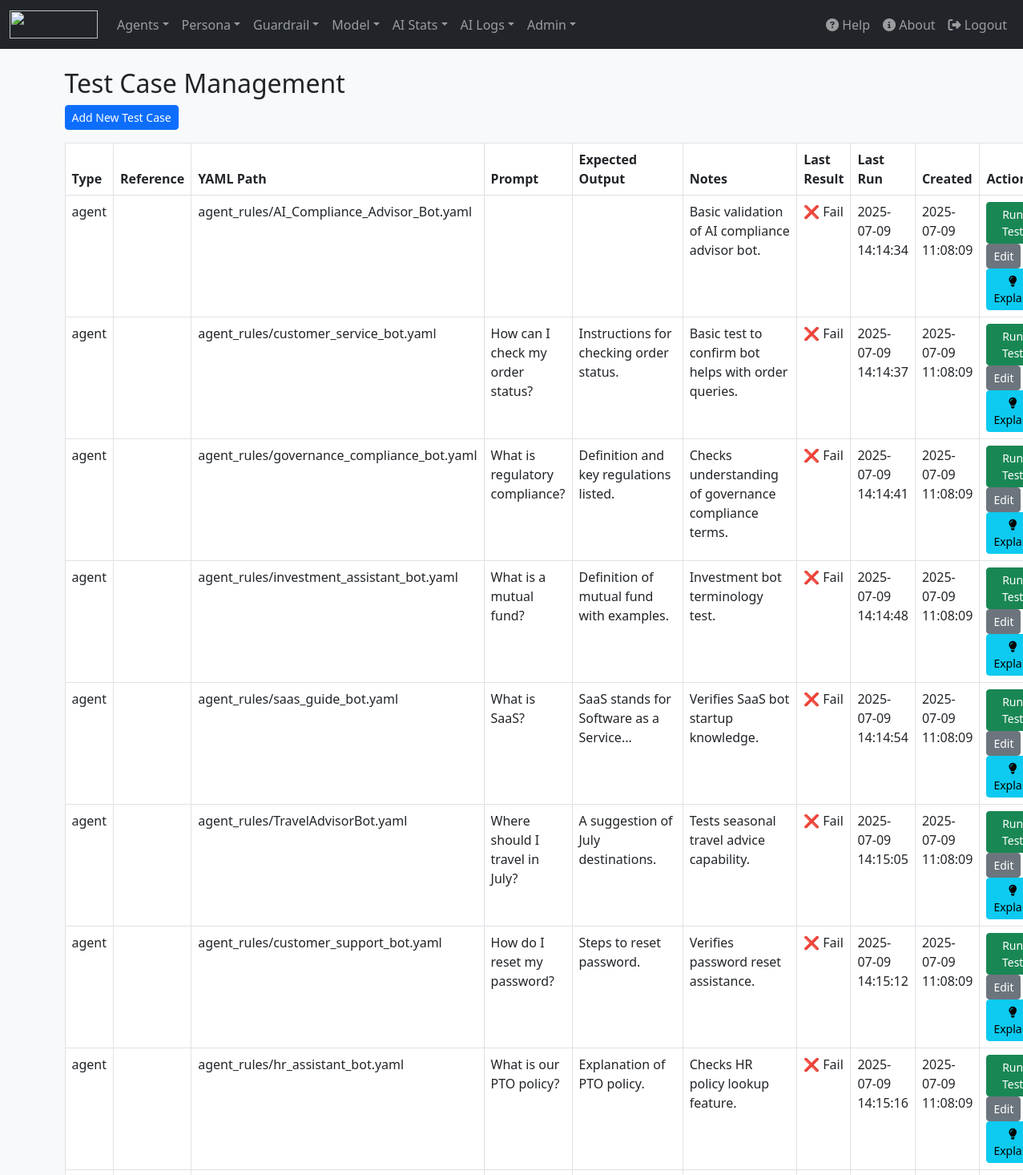
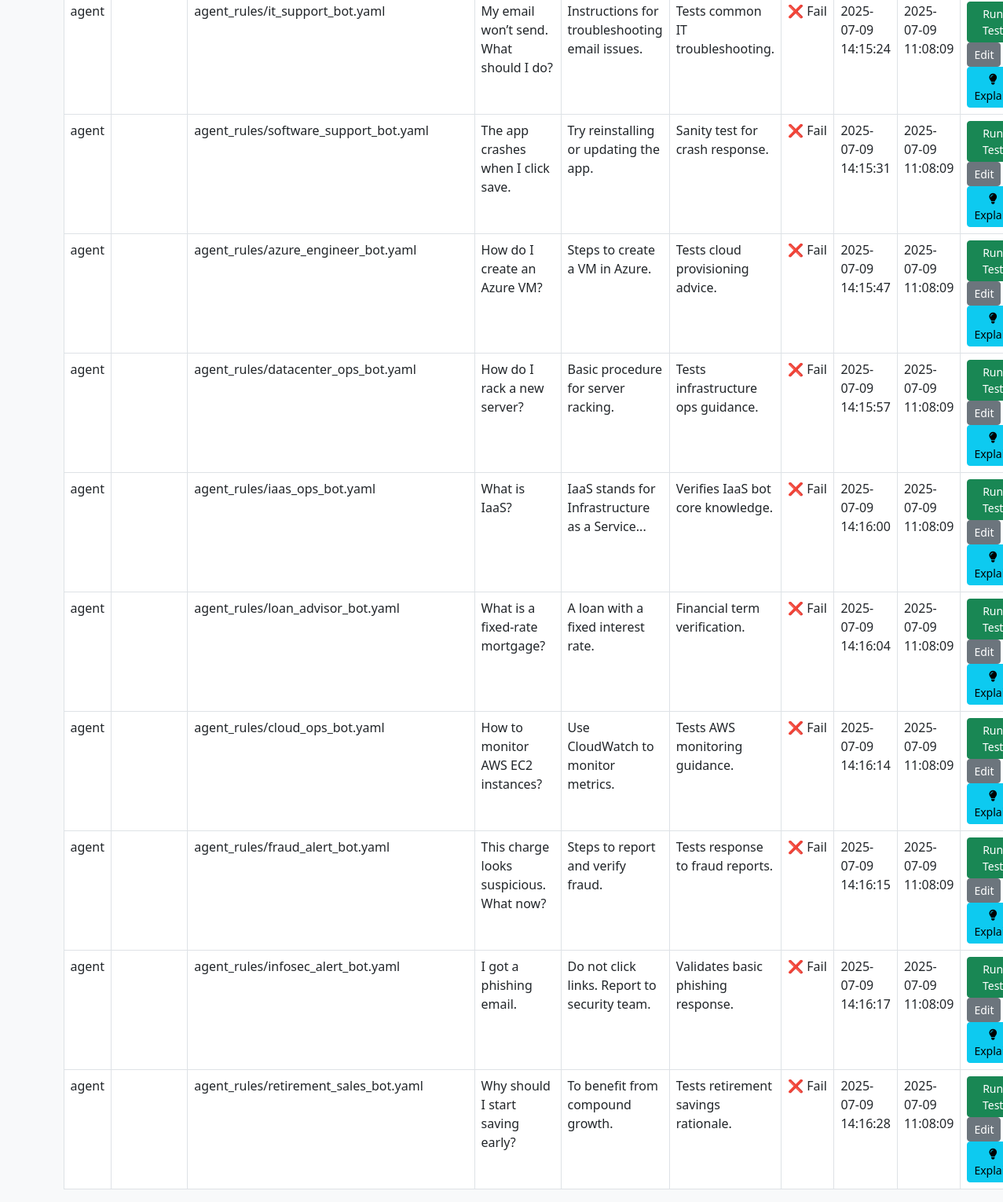
Screenshot of /test_case_admin.php (signed in) with the database file from the repository (2 pictures, top to bottom).
### tables this page shows
CREATE TABLE IF NOT EXISTS `test_cases` (
  `id` int(11) NOT NULL AUTO_INCREMENT,
  `type` enum('persona','guardrail','agent','model') NOT NULL,
  `reference_id` int(11) NOT NULL,
  `version` varchar(20) DEFAULT NULL,
  `test_name` varchar(255) NOT NULL,
  `input` text NOT NULL,
  `expected_output` text NOT NULL,
  `notes` text DEFAULT NULL,
  `last_run` datetime DEFAULT NULL,
  `last_result` enum('pass','fail','error') DEFAULT NULL,
  `last_log` text DEFAULT NULL,
  `created_by` varchar(255) DEFAULT NULL,
  `created_at` datetime DEFAULT current_timestamp(),
  `updated_at` datetime DEFAULT current_timestamp() ON UPDATE current_timestamp(),
  `result` text DEFAULT NULL,
  `yaml_file` varchar(255) DEFAULT NULL,
  `yaml_dir` varchar(255) DEFAULT NULL,
  PRIMARY KEY (`id`),
  KEY `idx_type_ref` (`type`,`reference_id`)
);

### public/test_case_admin.php (the view, shortened to what this page needs)
<?php
require __DIR__ . '/../app/controllers/db.php';
$filter = '';
$stmt = $pdo->query("
    SELECT t.*,
      CASE
        WHEN t.type = 'persona' THEN (SELECT name FROM personas WHERE id = t.reference_id)
        WHEN t.type = 'guardrail' THEN (SELECT name FROM guardrails WHERE id = t.reference_id)
        WHEN t.type = 'agent' THEN (SELECT name FROM agents WHERE id = t.reference_id)
        WHEN t.type = 'model' THEN (SELECT name FROM models WHERE id = t.reference_id)
        ELSE NULL
      END as reference_name
    FROM test_cases t
    $filter
    ORDER BY t.created_at DESC
");
$cases = $stmt->fetchAll(PDO::FETCH_ASSOC);
?>
<?php include 'includes/layout.php'; ?>
<div class="container mt-4">
  <h2>Test Case Management</h2>
  <a href="add_test_case.php" class="btn btn-sm btn-primary mb-3">Add New Test Case</a>
  <table class="table table-bordered">
<thead>
  <tr>
    <th>Type</th>
    <th>Reference</th>
    <th>YAML Path</th>
    <th>Prompt</th>
    <th>Expected Output</th>
    <th>Notes</th>
    <th>Last Result</th>
    <th>Last Run</th>
    <th>Created</th>
    <th>Actions</th>
  </tr>
</thead>
<tbody>
  <?php foreach ($cases as $c): ?>
    <tr>
      <td><?= htmlspecialchars((string)($c['type'] ?? '')) ?></td>
      <td><?= htmlspecialchars((string)($c['reference_name'] ?? '')) ?></td>
      <td>
        <?php
          if (!empty($c['yaml_dir']) && !empty($c['yaml_file'])) {
              echo htmlspecialchars($c['yaml_dir'] . '/' . $c['yaml_file']);
          } else {
              echo '—';
          }
        ?>
      </td>
      <td><?= htmlspecialchars((string)($c['input'] ?? '')) ?></td>
      <td><?= htmlspecialchars((string)($c['expected_output'] ?? '')) ?></td>
      <td><?= htmlspecialchars((string)($c['notes'] ?? '')) ?></td>
      <td>
        <?php
          if ($c['last_result'] === 'pass') echo '&#x2705; Pass';
          elseif ($c['last_result'] === 'fail') echo '&#x274C; Fail';
          elseif ($c['last_result'] === 'error') echo '&#9888;&#xFE0F; Error';
          else echo '-';
        ?>
      </td>
      <td><?= htmlspecialchars((string)($c['last_run'] ?? '—')) ?></td>
      <td><?= htmlspecialchars((string)($c['created_at'] ?? '')) ?></td>
      <td>
        <form action="run_test.php" method="POST" style="display:inline-block;">
          <button type="submit" class="btn btn-sm btn-success">Run Test</button>
        </form>
        <a href="edit_test_case.php?id=<?= $c['id'] ?>" class="btn btn-sm btn-secondary">Edit</a>
        <a href="explain_output.php?id=<?= $c['id'] ?>" class="btn btn-sm btn-info" target="_blank" title="Explain">
          <i class="fas fa-lightbulb"></i> Explain
        </a>
      </td>
    </tr>
  <?php endforeach; ?>
</tbody>
  </table>
</div>

### public/includes/layout.php (style rules this page uses)
body { background-color: #f8f9fa; }

### rows the page displays
test_cases: type "agent", yaml_dir+yaml_file "agent_rules/AI_Compliance_Advisor_Bot.yaml", notes "Basic validation of AI compliance advisor bot.", last_result "❌ Fail", last_run "2025-07-09 14:14:34", created_at "2025-07-09 11:08:09"
test_cases: type "agent", yaml_dir+yaml_file "agent_rules/customer_service_bot.yaml", input "How can I check my order status?", expected_output "Instructions for checking order status.", notes "Basic test to confirm bot helps with order queries.", last_result "❌ Fail", last_run "2025-07-09 14:14:37", created_at "2025-07-09 11:08:09"
test_cases: type "agent", yaml_dir+yaml_file "agent_rules/governance_compliance_bot.yaml", input "What is regulatory compliance?", expected_output "Definition and key regulations listed.", notes "Checks understanding of governance compliance terms.", last_result "❌ Fail", last_run "2025-07-09 14:14:41", created_at "2025-07-09 11:08:09"
test_cases: type "agent", yaml_dir+yaml_file "agent_rules/investment_assistant_bot.yaml", input "What is a mutual fund?", expected_output "Definition of mutual fund with examples.", notes "Investment bot terminology test.", last_result "❌ Fail", last_run "2025-07-09 14:14:48", created_at "2025-07-09 11:08:09"
test_cases: type "agent", yaml_dir+yaml_file "agent_rules/saas_guide_bot.yaml", input "What is SaaS?", expected_output "SaaS stands for Software as a Service...", notes "Verifies SaaS bot startup knowledge.", last_result "❌ Fail", last_run "2025-07-09 14:14:54", created_at "2025-07-09 11:08:09"
test_cases: type "agent", yaml_dir+yaml_file "agent_rules/TravelAdvisorBot.yaml", input "Where should I travel in July?", expected_output "A suggestion of July destinations.", notes "Tests seasonal travel advice capability.", last_result "❌ Fail", last_run "2025-07-09 14:15:05", created_at "2025-07-09 11:08:09"
test_cases: type "agent", yaml_dir+yaml_file "agent_rules/customer_support_bot.yaml", input "How do I reset my password?", expected_output "Steps to reset password.", notes "Verifies password reset assistance.", last_result "❌ Fail", last_run "2025-07-09 14:15:12", created_at "2025-07-09 11:08:09"
test_cases: type "agent", yaml_dir+yaml_file "agent_rules/hr_assistant_bot.yaml", input "What is our PTO policy?", expected_output "Explanation of PTO policy.", notes "Checks HR policy lookup feature.", last_result "❌ Fail", last_run "2025-07-09 14:15:16", created_at "2025-07-09 11:08:09"
test_cases: type "agent", yaml_dir+yaml_file "agent_rules/it_support_bot.yaml", input "My email won’t send. What should I do?", expected_output "Instructions for troubleshooting email issues.", notes "Tests common IT troubleshooting.", last_result "❌ Fail", last_run "2025-07-09 14:15:24", created_at "2025-07-09 11:08:09"
test_cases: type "agent", yaml_dir+yaml_file "agent_rules/software_support_bot.yaml", input "The app crashes when I click save.", expected_output "Try reinstalling or updating the app.", notes "Sanity test for crash response.", last_result "❌ Fail", last_run "2025-07-09 14:15:31", created_at "2025-07-09 11:08:09"
test_cases: type "agent", yaml_dir+yaml_file "agent_rules/azure_engineer_bot.yaml", input "How do I create an Azure VM?", expected_output "Steps to create a VM in Azure.", notes "Tests cloud provisioning advice.", last_result "❌ Fail", last_run "2025-07-09 14:15:47", created_at "2025-07-09 11:08:09"
test_cases: type "agent", yaml_dir+yaml_file "agent_rules/datacenter_ops_bot.yaml", input "How do I rack a new server?", expected_output "Basic procedure for server racking.", notes "Tests infrastructure ops guidance.", last_result "❌ Fail", last_run "2025-07-09 14:15:57", created_at "2025-07-09 11:08:09"
test_cases: type "agent", yaml_dir+yaml_file "agent_rules/iaas_ops_bot.yaml", input "What is IaaS?", expected_output "IaaS stands for Infrastructure as a Service...", notes "Verifies IaaS bot core knowledge.", last_result "❌ Fail", last_run "2025-07-09 14:16:00", created_at "2025-07-09 11:08:09"
test_cases: type "agent", yaml_dir+yaml_file "agent_rules/loan_advisor_bot.yaml", input "What is a fixed-rate mortgage?", expected_output "A loan with a fixed interest rate.", notes "Financial term verification.", last_result "❌ Fail", last_run "2025-07-09 14:16:04", created_at "2025-07-09 11:08:09"
test_cases: type "agent", yaml_dir+yaml_file "agent_rules/cloud_ops_bot.yaml", input "How to monitor AWS EC2 instances?", expected_output "Use CloudWatch to monitor metrics.", notes "Tests AWS monitoring guidance.", last_result "❌ Fail", last_run "2025-07-09 14:16:14", created_at "2025-07-09 11:08:09"
test_cases: type "agent", yaml_dir+yaml_file "agent_rules/fraud_alert_bot.yaml", input "This charge looks suspicious. What now?", expected_output "Steps to report and verify fraud.", notes "Tests response to fraud reports.", last_result "❌ Fail", last_run "2025-07-09 14:16:15", created_at "2025-07-09 11:08:09"
test_cases: type "agent", yaml_dir+yaml_file "agent_rules/infosec_alert_bot.yaml", input "I got a phishing email.", expected_output "Do not click links. Report to security team.", notes "Validates basic phishing response.", last_result "❌ Fail", last_run "2025-07-09 14:16:17", created_at "2025-07-09 11:08:09"
test_cases: type "agent", yaml_dir+yaml_file "agent_rules/retirement_sales_bot.yaml", input "Why should I start saving early?", expected_output "To benefit from compound growth.", notes "Tests retirement savings rationale.", last_result "❌ Fail", last_run "2025-07-09 14:16:28", created_at "2025-07-09 11:08:09"
